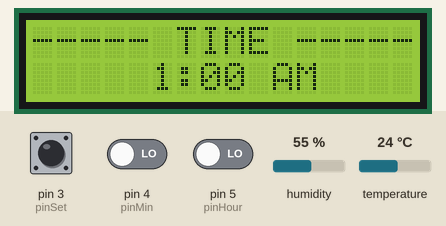
The sketch below on a simulated Arduino Uno, built with avr-gcc and run on an emulated ATmega328P. Parts: 16×2 character LCD. The inputs (shaded band) are chosen by the test bench; at power-on: humidity 55 %, temperature 24 °C, pin 3 (pinSet) LOW, pin 4 (pinMin) LOW, pin 5 (pinHour) LOW.

Above: at 0.2 s.
1.3 s: humidity set to 22 %
At 12.3 s:
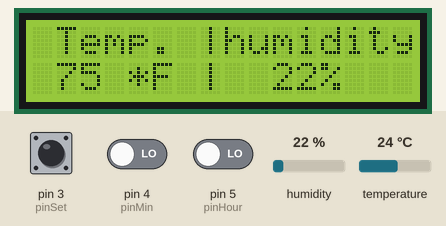
12.9 s: temperature set to 12 °C
At 22.6 s:
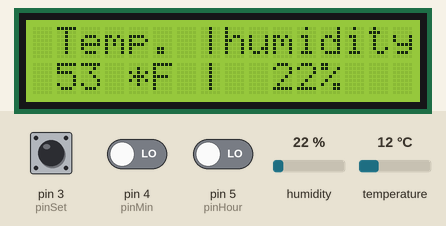
23.7 s: pin 3 (pinSet) pulled HIGH for 3.2 s
At 27.1 s:
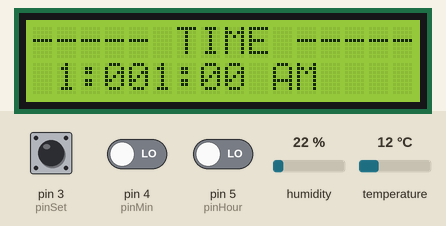
28.4 s: humidity set to 40 %
At 34.2 s:
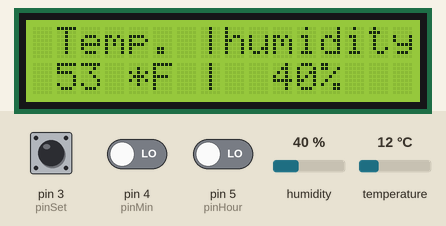
34.5 s: temperature set to 19 °C
At 44.7 s:
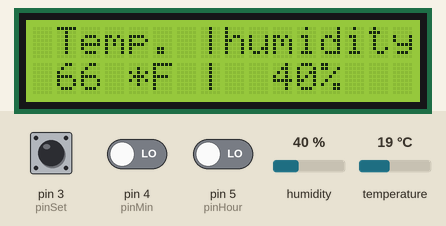
Timing chart, 0 to 46.2 s (numbered marks = the images above; inputs shaded):
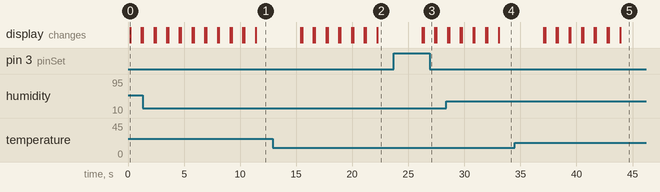

Measured:
- what the display in image 0 shows lasts 1.0 s, from 0.2 s to 1.2 s

The sketch:

imporoved_version.ino
```cpp
#include <LiquidCrystal.h>
#include <SimpleDHT.h>
/* Digital Winding Clock - Arduino Clock for beginners
No RTC,
Just set it to exact time using the push buttons each time you switch on the clock
Made by Techno (sǝɹoɟ ǝǝןuuɐ)
Feel free to modify
*/

LiquidCrystal lcd(7, 8, 9, 10, 11, 12);
int pinDHT11 = 2;
SimpleDHT11 dht11;
int h=1;
int m=0;
int s;
int flag=1;
int TIME;
int pinSet = 3;
int pinHour= 5;
int pinMin = 4;
boolean set = 0;
boolean Hour = 0;
boolean Min = 0;
const long interval = 10000;

unsigned long previousMillis = 0;
void setup()
{
 lcd.begin(16,2);
 pinMode(pinSet, INPUT);
 pinMode(pinHour, INPUT);
 pinMode(pinMin, INPUT);
}
void loop()
{
   set = digitalRead(pinSet);
   Hour = digitalRead(pinHour);
   Min = digitalRead(pinMin);
   delay(125);
   s=s+.125;
  if(set == HIGH)
  {
  lcd.clear();
  lcd.setCursor(0,0);
  lcd.print("-TIME--SETTINGS-");
  lcd.setCursor(1,1);
  lcd.print(h);
  lcd.print(":");
  if(m <= 9)
{lcd.print("0");
}
  lcd.print(m);

  if( Hour == HIGH)
  {h = h +1;
  }
  if(Min == HIGH)
  { m = m +1;
  }
  lcd.clear();
  lcd.setCursor(0,0);
  lcd.print("-TIME--SETTINGS-");
  lcd.setCursor(1,1);
  lcd.print(h);
  lcd.print(":");
  if(m <= 9)
{lcd.print("0");
}
  lcd.print(m);
  }
unsigned long currentMillis = millis();
lcd.setCursor(0,0);
s=s+1;
lcd.print("----- TIME -----");
lcd.setCursor(5,1);
lcd.print(h);
lcd.print(":");
if(m <= 9)
{lcd.print("0");
}
lcd.print(m);
if(flag<12)lcd.print(" AM        ");
if(flag==12)lcd.print(" PM        ");
if(flag>12)lcd.print(" PM        ");
if(flag==24)flag=0;
delay(1000);
lcd.clear();
if (currentMillis - previousMillis >= interval) {
    // save the last time you blinked the LED
    previousMillis = currentMillis;
  lcd.clear();
  lcd.print(" Temp. |humidity");
  // set the cursor to column 0, line 1
  // (note: line 1 is the second row, since counting begins with 0):
  lcd.setCursor(0, 1);
  // print the number of seconds since reset:
  // read with raw sample data.
  byte temperature = 0;
  byte humidity = 0;
  byte data[40] = {0};
  if (dht11.read(pinDHT11, &temperature, &humidity, data)) {
    lcd.print(" Plug in DHT11!");
    return;
  }
  {
  int TempInF = (temperature * 1.8) + 32;
  lcd.print(" ");
  lcd.print((int)TempInF); lcd.print(" *F |  ");
  lcd.print((int)humidity); lcd.println("%   ");
  lcd.print("  ");
  // DHT11 sampling rate is 1HZ.

  delay(1000);}
  delay(1000);
  delay(2000);
  lcd.clear();
  s=s+4;
}

if(s==60){
 s=0;
 m=m+1;
}
if(m==60)
{
 m=0;
 h=h+1;
 flag=flag+1;
}
if(h==13)
{
 h=1;
}


//-------Time
// setting-------//

}
```
